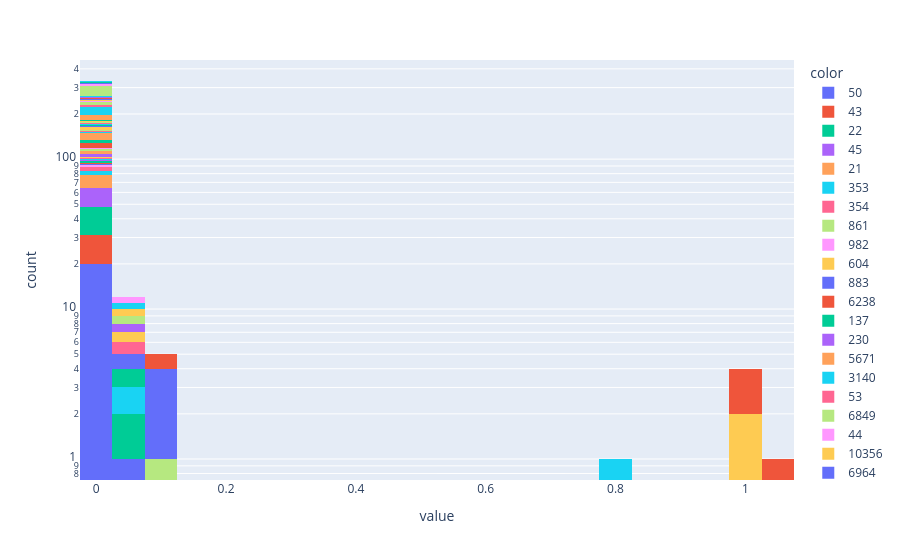

Source (notebook cell):
### Markdown cell above
## Plotting strain affinities for each phylon

### Code cell
# phylon affinity distribution by MLST (go ahead and add in species coloring if you want for Enterobacter, it will aid in characterization)
# For this case, the recommended threshold may be too high (a value of 1 or 0.8 would be more suited to be threshold)
i = 0

display(
    px.histogram(A_norm.loc[f'phylon{i}'], color=metadata_complete.mlst, log_y=True),
    f'recommdended threshold: {recommended_threshold(A_norm, i)}'
)

### Figure 1 — Plotly figure (JSON) as saved in the notebook; plotly's stock layout.template omitted (floating-point values rounded to 4 significant figures)
{"data": [{"bingroup": "x", "hovertemplate": "color=50<br>value=%{x}<br>count=%{y}<extra></extra>", "legendgroup": "50", "marker": {"color": "#636efa", "pattern": {"shape": ""}}, "name": "50", "orientation": "v", "showlegend": true, "x": [0.0, 0.0, 0.04895, 0.0, 0.0, 0.0, 0.0, 0.0, 0.0, 0.0, 0.0, 0.0, 0.0, 0.0, 0.0, 0.004685, 0.008568, 0.0, 0.0, 0.0, 0.0], "xaxis": "x", "yaxis": "y", "type": "histogram"}, {"bingroup": "x", "hovertemplate": "color=43<br>value=%{x}<br>count=%{y}<extra></extra>", "legendgroup": "43", "marker": {"color": "#EF553B", "pattern": {"shape": ""}}, "name": "43", "orientation": "v", "showlegend": true, "x": [0.0, 0.0, 0.0, 0.0, 0.0, 0.0, 0.0, 0.0, 0.0, 0.0, 0.0], "xaxis": "x", "yaxis": "y", "type": "histogram"}, {"bingroup": "x", "hovertemplate": "color=22<br>value=%{x}<br>count=%{y}<extra></extra>", "legendgroup": "22", "marker": {"color": "#00cc96", "pattern": {"shape": ""}}, "name": "22", "orientation": "v", "showlegend": true, "x": [0.0, 0.0, 0.0, 0.0, 0.0, 0.0, 0.004765, 0.0, 0.0, 0.0, 0.0, 0.0, 0.0, 0.019, 0.0, 0.0531, 0.02009, 0.0], "xaxis": "x", "yaxis": "y", "type": "histogram"}, {"bingroup": "x", "hovertemplate": "color=45<br>value=%{x}<br>count=%{y}<extra></extra>", "legendgroup": "45", "marker": {"color": "#ab63fa", "pattern": {"shape": ""}}, "name": "45", "orientation": "v", "showlegend": true, "x": [0.0, 0.0, 0.0, 0.0, 0.0, 0.0, 0.0, 0.0, 0.0006886, 0.0, 0.0, 0.009112, 0.0, 0.0, 0.0, 0.0], "xaxis": "x", "yaxis": "y", "type": "histogram"}, {"bingroup": "x", "hovertemplate": "color=21<br>value=%{x}<br>count=%{y}<extra></extra>", "legendgroup": "21", "marker": {"color": "#FFA15A", "pattern": {"shape": ""}}, "name": "21", "orientation": "v", "showlegend": true, "x": [0.0, 0.0, 0.0, 0.0, 0.0, 0.0, 0.0, 0.0, 0.0, 0.0, 0.0, 0.0, 0.001034, 0.0], "xaxis": "x", "yaxis": "y", "type": "histogram"}, {"bingroup": "x", "hovertemplate": "color=353<br>value=%{x}<br>count=%{y}<extra></extra>", "legendgroup": "353", "marker": {"color": "#19d3f3", "pattern": {"shape": ""}}, "name": "353", "orientation": "v", "showlegend": true, "x": [0.0, 0.0, 0.0, 0.03348, 0.0, 0.0], "xaxis": "x", "yaxis": "y", "type": "histogram"}, {"bingroup": "x", "hovertemplate": "color=354<br>value=%{x}<br>count=%{y}<extra></extra>", "legendgroup": "354", "marker": {"color": "#FF6692", "pattern": {"shape": ""}}, "name": "354", "orientation": "v", "showlegend": true, "x": [0.0, 0.0, 0.0, 0.0, 0.0], "xaxis": "x", "yaxis": "y", "type": "histogram"}, {"bingroup": "x", "hovertemplate": "color=861<br>value=%{x}<br>count=%{y}<extra></extra>", "legendgroup": "861", "marker": {"color": "#B6E880", "pattern": {"shape": ""}}, "name": "861", "orientation": "v", "showlegend": true, "x": [0.0], "xaxis": "x", "yaxis": "y", "type": "histogram"}, {"bingroup": "x", "hovertemplate": "color=982<br>value=%{x}<br>count=%{y}<extra></extra>", "legendgroup": "982", "marker": {"color": "#FF97FF", "pattern": {"shape": ""}}, "name": "982", "orientation": "v", "showlegend": true, "x": [0.0, 0.0], "xaxis": "x", "yaxis": "y", "type": "histogram"}, {"bingroup": "x", "hovertemplate": "color=604<br>value=%{x}<br>count=%{y}<extra></extra>", "legendgroup": "604", "marker": {"color": "#FECB52", "pattern": {"shape": ""}}, "name": "604", "orientation": "v", "showlegend": true, "x": [0.9964, 1.017], "xaxis": "x", "yaxis": "y", "type": "histogram"}, {"bingroup": "x", "hovertemplate": "color=883<br>value=%{x}<br>count=%{y}<extra></extra>", "legendgroup": "883", "marker": {"color": "#636efa", "pattern": {"shape": ""}}, "name": "883", "orientation": "v", "showlegend": true, "x": [0.0, 0.0], "xaxis": "x", "yaxis": "y", "type": "histogram"}, {"bingroup": "x", "hovertemplate": "color=6238<br>value=%{x}<br>count=%{y}<extra></extra>", "legendgroup": "6238", "marker": {"color": "#EF553B", "pattern": {"shape": ""}}, "name": "6238", "orientation": "v", "showlegend": true, "x": [0.0], "xaxis": "x", "yaxis": "y", "type": "histogram"}, {"bingroup": "x", "hovertemplate": "color=137<br>value=%{x}<br>count=%{y}<extra></extra>", "legendgroup": "137", "marker": {"color": "#00cc96", "pattern": {"shape": ""}}, "name": "137", "orientation": "v", "showlegend": true, "x": [0.04644, 0.005619, 0.0112, 0.0], "xaxis": "x", "yaxis": "y", "type": "histogram"}, {"bingroup": "x", "hovertemplate": "color=230<br>value=%{x}<br>count=%{y}<extra></extra>", "legendgroup": "230", "marker": {"color": "#ab63fa", "pattern": {"shape": ""}}, "name": "230", "orientation": "v", "showlegend": true, "x": [0.01701], "xaxis": "x", "yaxis": "y", "type": "histogram"}, {"bingroup": "x", "hovertemplate": "color=5671<br>value=%{x}<br>count=%{y}<extra></extra>", "legendgroup": "5671", "marker": {"color": "#FFA15A", "pattern": {"shape": ""}}, "name": "5671", "orientation": "v", "showlegend": true, "x": [0.0], "xaxis": "x", "yaxis": "y", "type": "histogram"}, {"bingroup": "x", "hovertemplate": "color=3140<br>value=%{x}<br>count=%{y}<extra></extra>", "legendgroup": "3140", "marker": {"color": "#19d3f3", "pattern": {"shape": ""}}, "name": "3140", "orientation": "v", "showlegend": true, "x": [0.0], "xaxis": "x", "yaxis": "y", "type": "histogram"}, {"bingroup": "x", "hovertemplate": "color=53<br>value=%{x}<br>count=%{y}<extra></extra>", "legendgroup": "53", "marker": {"color": "#FF6692", "pattern": {"shape": ""}}, "name": "53", "orientation": "v", "showlegend": true, "x": [0.0], "xaxis": "x", "yaxis": "y", "type": "histogram"}, {"bingroup": "x", "hovertemplate": "color=6849<br>value=%{x}<br>count=%{y}<extra></extra>", "legendgroup": "6849", "marker": {"color": "#B6E880", "pattern": {"shape": ""}}, "name": "6849", "orientation": "v", "showlegend": true, "x": [0.09659], "xaxis": "x", "yaxis": "y", "type": "histogram"}, {"bingroup": "x", "hovertemplate": "color=44<br>value=%{x}<br>count=%{y}<extra></extra>", "legendgroup": "44", "marker": {"color": "#FF97FF", "pattern": {"shape": ""}}, "name": "44", "orientation": "v", "showlegend": true, "x": [0.0], "xaxis": "x", "yaxis": "y", "type": "histogram"}, {"bingroup": "x", "hovertemplate": "color=10356<br>value=%{x}<br>count=%{y}<extra></extra>", "legendgroup": "10356", "marker": {"color": "#FECB52", "pattern": {"shape": ""}}, "name": "10356", "orientation": "v", "showlegend": true, "x": [0.01012], "xaxis": "x", "yaxis": "y", "type": "histogram"}, {"bingroup": "x", "hovertemplate": "color=6964<br>value=%{x}<br>count=%{y}<extra></extra>", "legendgroup": "6964", "marker": {"color": "#636efa", "pattern": {"shape": ""}}, "name": "6964", "orientation": "v", "showlegend": true, "x": [0.1049, 0.05057, 0.08878, 0.08756], "xaxis": "x", "yaxis": "y", "type": "histogram"}, {"bingroup": "x", "hovertemplate": "color=459<br>value=%{x}<br>count=%{y}<extra></extra>", "legendgroup": "459", "marker": {"color": "#EF553B", "pattern": {"shape": ""}}, "name": "459", "orientation": "v", "showlegend": true, "x": [1.022, 1.01, 1.033], "xaxis": "x", "yaxis": "y", "type": "histogram"}, {"bingroup": "x", "hovertemplate": "color=2827<br>value=%{x}<br>count=%{y}<extra></extra>", "legendgroup": "2827", "marker": {"color": "#00cc96", "pattern": {"shape": ""}}, "name": "2827", "orientation": "v", "showlegend": true, "x": [0.0], "xaxis": "x", "yaxis": "y", "type": "histogram"}, {"bingroup": "x", "hovertemplate": "color=1212<br>value=%{x}<br>count=%{y}<extra></extra>", "legendgroup": "1212", "marker": {"color": "#ab63fa", "pattern": {"shape": ""}}, "name": "1212", "orientation": "v", "showlegend": true, "x": [0.0, 0.0, 0.0, 0.0], "xaxis": "x", "yaxis": "y", "type": "histogram"}, {"bingroup": "x", "hovertemplate": "color=2140<br>value=%{x}<br>count=%{y}<extra></extra>", "legendgroup": "2140", "marker": {"color": "#FFA15A", "pattern": {"shape": ""}}, "name": "2140", "orientation": "v", "showlegend": true, "x": [0.0, 0.0, 0.01048, 0.0, 0.0, 0.0], "xaxis": "x", "yaxis": "y", "type": "histogram"}, {"bingroup": "x", "hovertemplate": "color=42<br>value=%{x}<br>count=%{y}<extra></extra>", "legendgroup": "42", "marker": {"color": "#19d3f3", "pattern": {"shape": ""}}, "name": "42", "orientation": "v", "showlegend": true, "x": [0.7996], "xaxis": "x", "yaxis": "y", "type": "histogram"}, {"bingroup": "x", "hovertemplate": "color=660<br>value=%{x}<br>count=%{y}<extra></extra>", "legendgroup": "660", "marker": {"color": "#FF6692", "pattern": {"shape": ""}}, "name": "660", "orientation": "v", "showlegend": true, "x": [0.04406], "xaxis": "x", "yaxis": "y", "type": "histogram"}, {"bingroup": "x", "hovertemplate": "color=760<br>value=%{x}<br>count=%{y}<extra></extra>", "legendgroup": "760", "marker": {"color": "#B6E880", "pattern": {"shape": ""}}, "name": "760", "orientation": "v", "showlegend": true, "x": [0.0, 0.0], "xaxis": "x", "yaxis": "y", "type": "histogram"}, {"bingroup": "x", "hovertemplate": "color=5<br>value=%{x}<br>count=%{y}<extra></extra>", "legendgroup": "5", "marker": {"color": "#FF97FF", "pattern": {"shape": ""}}, "name": "5", "orientation": "v", "showlegend": true, "x": [0.0, 0.0], "xaxis": "x", "yaxis": "y", "type": "histogram"}, {"bingroup": "x", "hovertemplate": "color=10483<br>value=%{x}<br>count=%{y}<extra></extra>", "legendgroup": "10483", "marker": {"color": "#FECB52", "pattern": {"shape": ""}}, "name": "10483", "orientation": "v", "showlegend": true, "x": [0.04722], "xaxis": "x", "yaxis": "y", "type": "histogram"}, {"bingroup": "x", "hovertemplate": "color=10560<br>value=%{x}<br>count=%{y}<extra></extra>", "legendgroup": "10560", "marker": {"color": "#636efa", "pattern": {"shape": ""}}, "name": "10560", "orientation": "v", "showlegend": true, "x": [0.0], "xaxis": "x", "yaxis": "y", "type": "histogram"}, {"bingroup": "x", "hovertemplate": "color=8536<br>value=%{x}<br>count=%{y}<extra></extra>", "legendgroup": "8536", "marker": {"color": "#EF553B", "pattern": {"shape": ""}}, "name": "8536", "orientation": "v", "showlegend": true, "x": [0.0, 0.0, 0.0, 0.0, 0.0, 0.0, 0.0, 0.0, 0.006053], "xaxis": "x", "yaxis": "y", "type": "histogram"}, {"bingroup": "x", "hovertemplate": "color=8<br>value=%{x}<br>count=%{y}<extra></extra>", "legendgroup": "8", "marker": {"color": "#00cc96", "pattern": {"shape": ""}}, "name": "8", "orientation": "v", "showlegend": true, "x": [0.0, 0.003004, 0.001776, 0.0, 0.0, 0.0], "xaxis": "x", "yaxis": "y", "type": "histogram"}, {"bingroup": "x", "hovertemplate": "color=464<br>value=%{x}<br>count=%{y}<extra></extra>", "legendgroup": "464", "marker": {"color": "#ab63fa", "pattern": {"shape": ""}}, "name": "464", "orientation": "v", "showlegend": true, "x": [0.0, 0.03049], "xaxis": "x", "yaxis": "y", "type": "histogram"}, {"bingroup": "x", "hovertemplate": "color=2993<br>value=%{x}<br>count=%{y}<extra></extra>", "legendgroup": "2993", "marker": {"color": "#FFA15A", "pattern": {"shape": ""}}, "name": "2993", "orientation": "v", "showlegend": true, "x": [0.0, 0.0, 0.004301, 0.006622, 0.0, 0.0, 0.0, 0.0, 0.0, 0.003159, 0.0, 0.004301, 0.0, 0.005378, 0.0], "xaxis": "x", "yaxis": "y", "type": "histogram"}, {"bingroup": "x", "hovertemplate": "color=267<br>value=%{x}<br>count=%{y}<extra></extra>", "legendgroup": "267", "marker": {"color": "#19d3f3", "pattern": {"shape": ""}}, "name": "267", "orientation": "v", "showlegend": true, "x": [0.0, 0.0], "xaxis": "x", "yaxis": "y", "type": "histogram"}, {"bingroup": "x", "hovertemplate": "color=10068<br>value=%{x}<br>count=%{y}<extra></extra>", "legendgroup": "10068", "marker": {"color": "#FF6692", "pattern": {"shape": ""}}, "name": "10068", "orientation": "v", "showlegend": true, "x": [0.0], "xaxis": "x", "yaxis": "y", "type": "histogram"}, {"bingroup": "x", "hovertemplate": "color=2132<br>value=%{x}<br>count=%{y}<extra></extra>", "legendgroup": "2132", "marker": {"color": "#B6E880", "pattern": {"shape": ""}}, "name": "2132", "orientation": "v", "showlegend": true, "x": [0.04732, 0.0, 0.0, 0.0], "xaxis": "x", "yaxis": "y", "type": "histogram"}, {"bingroup": "x", "hovertemplate": "color=2083<br>value=%{x}<br>count=%{y}<extra></extra>", "legendgroup": "2083", "marker": {"color": "#FF97FF", "pattern": {"shape": ""}}, "name": "2083", "orientation": "v", "showlegend": true, "x": [0.0], "xaxis": "x", "yaxis": "y", "type": "histogram"}, {"bingroup": "x", "hovertemplate": "color=19<br>value=%{x}<br>count=%{y}<extra></extra>", "legendgroup": "19", "marker": {"color": "#FECB52", "pattern": {"shape": ""}}, "name": "19", "orientation": "v", "showlegend": true, "x": [0.0, 0.0, 0.0, 0.0, 0.0, 0.0, 0.02412, 0.02515, 0.000297], "xaxis": "x", "yaxis": "y", "type": "histogram"}, {"bingroup": "x", "hovertemplate": "color=782<br>value=%{x}<br>count=%{y}<extra></extra>", "legendgroup": "782", "marker": {"color": "#636efa", "pattern": {"shape": ""}}, "name": "782", "orientation": "v", "showlegend": true, "x": [0.0], "xaxis": "x", "yaxis": "y", "type": "histogram"}, {"bingroup": "x", "hovertemplate": "color=10709<br>value=%{x}<br>count=%{y}<extra></extra>", "legendgroup": "10709", "marker": {"color": "#EF553B", "pattern": {"shape": ""}}, "name": "10709", "orientation": "v", "showlegend": true, "x": [0.08697, 0.0], "xaxis": "x", "yaxis": "y", "type": "histogram"}, {"bingroup": "x", "hovertemplate": "color=10594<br>value=%{x}<br>count=%{y}<extra></extra>", "legendgroup": "10594", "marker": {"color": "#00cc96", "pattern": {"shape": ""}}, "name": "10594", "orientation": "v", "showlegend": true, "x": [0.0], "xaxis": "x", "yaxis": "y", "type": "histogram"}, {"bingroup": "x", "hovertemplate": "color=2315<br>value=%{x}<br>count=%{y}<extra></extra>", "legendgroup": "2315", "marker": {"color": "#ab63fa", "pattern": {"shape": ""}}, "name": "2315", "orientation": "v", "showlegend": true, "x": [0.0], "xaxis": "x", "yaxis": "y", "type": "histogram"}, {"bingroup": "x", "hovertemplate": "color=1818<br>value=%{x}<br>count=%{y}<extra></extra>", "legendgroup": "1818", "marker": {"color": "#FFA15A", "pattern": {"shape": ""}}, "name": "1818", "orientation": "v", "showlegend": true, "x": [0.0], "xaxis": "x", "yaxis": "y", "type": "histogram"}, {"bingroup": "x", "hovertemplate": "color=11372<br>value=%{x}<br>count=%{y}<extra></extra>", "legendgroup": "11372", "marker": {"color": "#19d3f3", "pattern": {"shape": ""}}, "name": "11372", "orientation": "v", "showlegend": true, "x": [0.0], "xaxis": "x", "yaxis": "y", "type": "histogram"}, {"bingroup": "x", "hovertemplate": "color=51<br>value=%{x}<br>count=%{y}<extra></extra>", "legendgroup": "51", "marker": {"color": "#FF6692", "pattern": {"shape": ""}}, "name": "51", "orientation": "v", "showlegend": true, "x": [0.0, 0.0, 0.0, 0.0], "xaxis": "x", "yaxis": "y", "type": "histogram"}, {"bingroup": "x", "hovertemplate": "color=1043<br>value=%{x}<br>count=%{y}<extra></extra>", "legendgroup": "1043", "marker": {"color": "#B6E880", "pattern": {"shape": ""}}, "name": "1043", "orientation": "v", "showlegend": true, "x": [0.0], "xaxis": "x", "yaxis": "y", "type": "histogram"}, {"bingroup": "x", "hovertemplate": "color=11088<br>value=%{x}<br>count=%{y}<extra></extra>", "legendgroup": "11088", "marker": {"color": "#FF97FF", "pattern": {"shape": ""}}, "name": "11088", "orientation": "v", "showlegend": true, "x": [0.0], "xaxis": "x", "yaxis": "y", "type": "histogram"}, {"bingroup": "x", "hovertemplate": "color=3738<br>value=%{x}<br>count=%{y}<extra></extra>", "legendgroup": "3738", "marker": {"color": "#FECB52", "pattern": {"shape": ""}}, "name": "3738", "orientation": "v", "showlegend": true, "x": [0.0, 0.0], "xaxis": "x", "yaxis": "y", "type": "histogram"}, {"bingroup": "x", "hovertemplate": "color=2146<br>value=%{x}<br>count=%{y}<extra></extra>", "legendgroup": "2146", "marker": {"color": "#636efa", "pattern": {"shape": ""}}, "name": "2146", "orientation": "v", "showlegend": true, "x": [0.0], "xaxis": "x", "yaxis": "y", "type": "histogram"}, {"bingroup": "x", "hovertemplate": "color=5326<br>value=%{x}<br>count=%{y}<extra></extra>", "legendgroup": "5326", "marker": {"color": "#EF553B", "pattern": {"shape": ""}}, "name": "5326", "orientation": "v", "showlegend": true, "x": [0.0], "xaxis": "x", "yaxis": "y", "type": "histogram"}, {"bingroup": "x", "hovertemplate": "color=985<br>value=%{x}<br>count=%{y}<extra></extra>", "legendgroup": "985", "marker": {"color": "#00cc96", "pattern": {"shape": ""}}, "name": "985", "orientation": "v", "showlegend": true, "x": [0.0], "xaxis": "x", "yaxis": "y", "type": "histogram"}, {"bingroup": "x", "hovertemplate": "color=5144<br>value=%{x}<br>count=%{y}<extra></extra>", "legendgroup": "5144", "marker": {"color": "#ab63fa", "pattern": {"shape": ""}}, "name": "5144", "orientation": "v", "showlegend": true, "x": [0.0], "xaxis": "x", "yaxis": "y", "type": "histogram"}, {"bingroup": "x", "hovertemplate": "color=11422<br>value=%{x}<br>count=%{y}<extra></extra>", "legendgroup": "11422", "marker": {"color": "#FFA15A", "pattern": {"shape": ""}}, "name": "11422", "orientation": "v", "showlegend": true, "x": [0.0, 0.004415, 0.0003519, 0.0, 0.0, 0.0, 0.0, 0.0, 0.0, 0.0, 0.0, 0.0, 0.0, 0.0, 0.0008194], "xaxis": "x", "yaxis": "y", "type": "histogram"}, {"bingroup": "x", "hovertemplate": "color=4253<br>value=%{x}<br>count=%{y}<extra></extra>", "legendgroup": "4253", "marker": {"color": "#19d3f3", "pattern": {"shape": ""}}, "name": "4253", "orientation": "v", "showlegend": true, "x": [0.0, 0.007935, 0.0, 0.0008986, 0.0, 0.0, 0.0, 0.002422, 0.0, 0.0, 0.0, 0.0, 0.0, 0.01261, 0.0, 0.0107, 0.0, 0.0, 0.0, 0.0, 0.009974, 0.0, 0.0, 0.0, 0.0, 0.0], "xaxis": "x", "yaxis": "y", "type": "histogram"}, {"bingroup": "x", "hovertemplate": "color=12630<br>value=%{x}<br>count=%{y}<extra></extra>", "legendgroup": "12630", "marker": {"color": "#FF6692", "pattern": {"shape": ""}}, "name": "12630", "orientation": "v", "showlegend": true, "x": [0.0, 0.0, 0.0, 0.0, 0.0, 0.0], "xaxis": "x", "yaxis": "y", "type": "histogram"}, {"bingroup": "x", "hovertemplate": "color=1044<br>value=%{x}<br>count=%{y}<extra></extra>", "legendgroup": "1044", "marker": {"color": "#B6E880", "pattern": {"shape": ""}}, "name": "1044", "orientation": "v", "showlegend": true, "x": [0.0, 0.0, 0.0, 0.0, 0.0, 0.0, 0.0, 0.01694, 0.0, 0.0007215], "xaxis": "x", "yaxis": "y", "type": "histogram"}, {"bingroup": "x", "hovertemplate": "color=2049<br>value=%{x}<br>count=%{y}<extra></extra>", "legendgroup": "2049", "marker": {"color": "#FF97FF", "pattern": {"shape": ""}}, "name": "2049", "orientation": "v", "showlegend": true, "x": [0.0, 0.0, 0.0, 0.0], "xaxis": "x", "yaxis": "y", "type": "histogram"}, {"bingroup": "x", "hovertemplate": "color=2328<br>value=%{x}<br>count=%{y}<extra></extra>", "legendgroup": "2328", "marker": {"color": "#FECB52", "pattern": {"shape": ""}}, "name": "2328", "orientation": "v", "showlegend": true, "x": [0.0, 0.0, 0.009631, 0.0, 0.0], "xaxis": "x", "yaxis": "y", "type": "histogram"}, {"bingroup": "x", "hovertemplate": "color=6960<br>value=%{x}<br>count=%{y}<extra></extra>", "legendgroup": "6960", "marker": {"color": "#636efa", "pattern": {"shape": ""}}, "name": "6960", "orientation": "v", "showlegend": true, "x": [0.0], "xaxis": "x", "yaxis": "y", "type": "histogram"}, {"bingroup": "x", "hovertemplate": "color=806<br>value=%{x}<br>count=%{y}<extra></extra>", "legendgroup": "806", "marker": {"color": "#EF553B", "pattern": {"shape": ""}}, "name": "806", "orientation": "v", "showlegend": true, "x": [0.0, 0.0, 0.0, 0.0, 0.0], "xaxis": "x", "yaxis": "y", "type": "histogram"}, {"bingroup": "x", "hovertemplate": "color=607<br>value=%{x}<br>count=%{y}<extra></extra>", "legendgroup": "607", "marker": {"color": "#00cc96", "pattern": {"shape": ""}}, "name": "607", "orientation": "v", "showlegend": true, "x": [0.0, 0.0], "xaxis": "x", "yaxis": "y", "type": "histogram"}, {"bingroup": "x", "hovertemplate": "color=3510<br>value=%{x}<br>count=%{y}<extra></extra>", "legendgroup": "3510", "marker": {"color": "#ab63fa", "pattern": {"shape": ""}}, "name": "3510", "orientation": "v", "showlegend": true, "x": [0.0], "xaxis": "x", "yaxis": "y", "type": "histogram"}, {"bingroup": "x", "hovertemplate": "color=5794<br>value=%{x}<br>count=%{y}<extra></extra>", "legendgroup": "5794", "marker": {"color": "#FFA15A", "pattern": {"shape": ""}}, "name": "5794", "orientation": "v", "showlegend": true, "x": [0.0], "xaxis": "x", "yaxis": "y", "type": "histogram"}, {"bingroup": "x", "hovertemplate": "color=403<br>value=%{x}<br>count=%{y}<extra></extra>", "legendgroup": "403", "marker": {"color": "#19d3f3", "pattern": {"shape": ""}}, "name": "403", "orientation": "v", "showlegend": true, "x": [0.0, 0.06673, 0.0, 0.0], "xaxis": "x", "yaxis": "y", "type": "histogram"}, {"bingroup": "x", "hovertemplate": "color=10578<br>value=%{x}<br>count=%{y}<extra></extra>", "legendgroup": "10578", "marker": {"color": "#FF6692", "pattern": {"shape": ""}}, "name": "10578", "orientation": "v", "showlegend": true, "x": [0.0, 0.0], "xaxis": "x", "yaxis": "y", "type": "histogram"}, {"bingroup": "x", "hovertemplate": "color=677<br>value=%{x}<br>count=%{y}<extra></extra>", "legendgroup": "677", "marker": {"color": "#B6E880", "pattern": {"shape": ""}}, "name": "677", "orientation": "v", "showlegend": true, "x": [0.0, 0.0, 0.0, 0.0, 0.0, 0.0, 0.0, 0.0, 0.0, 0.0, 0.0, 0.0, 0.0001174, 0.0, 0.01299, 0.0, 0.0, 0.0, 0.001638, 0.0, 0.0, 0.0, 0.0, 0.0, 0.0, 0.01306, 0.0, 0.0, 0.0, 0.01128, 0.0, 0.0, 0.0, 0.0, 0.0, 0.0, 0.001244, 0.0, 0.0, 0.0, 0.0, 0.0, 0.006694], "xaxis": "x", "yaxis": "y", "type": "histogram"}, {"bingroup": "x", "hovertemplate": "color=794<br>value=%{x}<br>count=%{y}<extra></extra>", "legendgroup": "794", "marker": {"color": "#FF97FF", "pattern": {"shape": ""}}, "name": "794", "orientation": "v", "showlegend": true, "x": [0.0, 0.004473, 0.002199, 0.0204, 0.005604, 0.02777, 0.0, 0.004461, 0.005903, 0.01167, 0.0, 0.0102], "xaxis": "x", "yaxis": "y", "type": "histogram"}, {"bingroup": "x", "hovertemplate": "color=1471<br>value=%{x}<br>count=%{y}<extra></extra>", "legendgroup": "1471", "marker": {"color": "#FECB52", "pattern": {"shape": ""}}, "name": "1471", "orientation": "v", "showlegend": true, "x": [0.0], "xaxis": "x", "yaxis": "y", "type": "histogram"}, {"bingroup": "x", "hovertemplate": "color=462<br>value=%{x}<br>count=%{y}<extra></extra>", "legendgroup": "462", "marker": {"color": "#636efa", "pattern": {"shape": ""}}, "name": "462", "orientation": "v", "showlegend": true, "x": [0.0], "xaxis": "x", "yaxis": "y", "type": "histogram"}, {"bingroup": "x", "hovertemplate": "color=362<br>value=%{x}<br>count=%{y}<extra></extra>", "legendgroup": "362", "marker": {"color": "#EF553B", "pattern": {"shape": ""}}, "name": "362", "orientation": "v", "showlegend": true, "x": [0.0, 0.0], "xaxis": "x", "yaxis": "y", "type": "histogram"}, {"bingroup": "x", "hovertemplate": "color=1839<br>value=%{x}<br>count=%{y}<extra></extra>", "legendgroup": "1839", "marker": {"color": "#00cc96", "pattern": {"shape": ""}}, "name": "1839", "orientation": "v", "showlegend": true, "x": [0.0, 0.0, 0.0, 0.003905, 0.0], "xaxis": "x", "yaxis": "y", "type": "histogram"}, {"bingroup": "x", "hovertemplate": "color=8789<br>value=%{x}<br>count=%{y}<extra></extra>", "legendgroup": "8789", "marker": {"color": "#ab63fa", "pattern": {"shape": ""}}, "name": "8789", "orientation": "v", "showlegend": true, "x": [0.0177], "xaxis": "x", "yaxis": "y", "type": "histogram"}, {"bingroup": "x", "hovertemplate": "color=460<br>value=%{x}<br>count=%{y}<extra></extra>", "legendgroup": "460", "marker": {"color": "#FFA15A", "pattern": {"shape": ""}}, "name": "460", "orientation": "v", "showlegend": true, "x": [0.0], "xaxis": "x", "yaxis": "y", "type": "histogram"}, {"bingroup": "x", "hovertemplate": "color=583<br>value=%{x}<br>count=%{y}<extra></extra>", "legendgroup": "583", "marker": {"color": "#19d3f3", "pattern": {"shape": ""}}, "name": "583", "orientation": "v", "showlegend": true, "x": [0.0], "xaxis": "x", "yaxis": "y", "type": "histogram"}, {"bingroup": "x", "hovertemplate": "color=8785<br>value=%{x}<br>count=%{y}<extra></extra>", "legendgroup": "8785", "marker": {"color": "#FF6692", "pattern": {"shape": ""}}, "name": "8785", "orientation": "v", "showlegend": true, "x": [0.012], "xaxis": "x", "yaxis": "y", "type": "histogram"}, {"bingroup": "x", "hovertemplate": "color=262<br>value=%{x}<br>count=%{y}<extra></extra>", "legendgroup": "262", "marker": {"color": "#B6E880", "pattern": {"shape": ""}}, "name": "262", "orientation": "v", "showlegend": true, "x": [0.0], "xaxis": "x", "yaxis": "y", "type": "histogram"}], "layout": {"xaxis": {"anchor": "y", "domain": [0.0, 1.0], "title": {"text": "value"}}, "yaxis": {"anchor": "x", "domain": [0.0, 1.0], "title": {"text": "count"}, "type": "log"}, "legend": {"title": {"text": "color"}, "tracegroupgap": 0}, "margin": {"t": 60}, "barmode": "relative"}}
